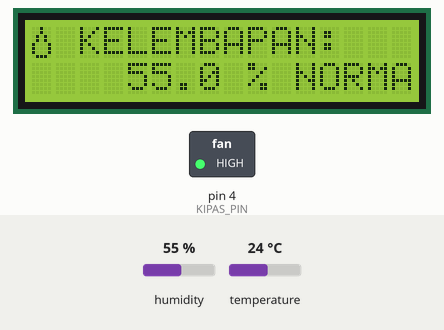
The sketch below on a simulated Arduino Uno, built with avr-gcc and run on an emulated ATmega328P. Parts: 16×2 character LCD, switched loads named in the sketch (green lamp = pin HIGH). Inputs (shaded band) come from the test bench; at power-on: temperature 24 °C, humidity 55 %. Pins used as bus, display or sensor lines are not drawn; what the sketch prints to the serial monitor is not drawn.

Above: at 4.9 s.
5.0 s: temperature set to 34 °C
At 6.6 s:
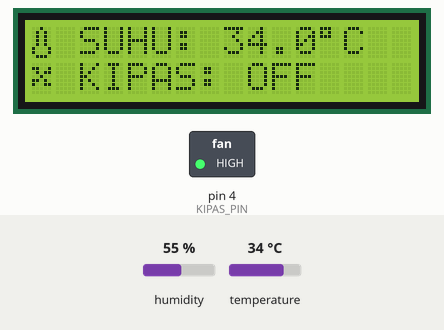
8.4 s: temperature set to 37 °C
At 10.3 s:
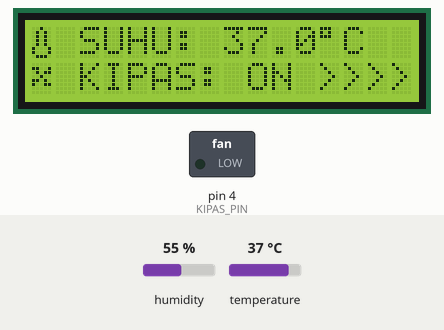
14.4 s: humidity set to 22 %
At 18.1 s:
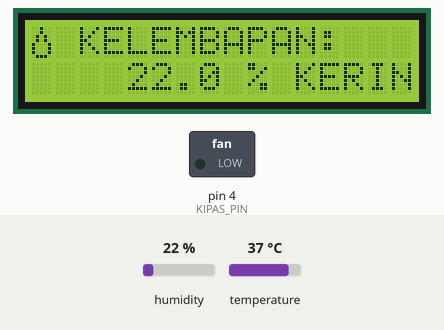
20.4 s: humidity set to 38 %
At 22.2 s:
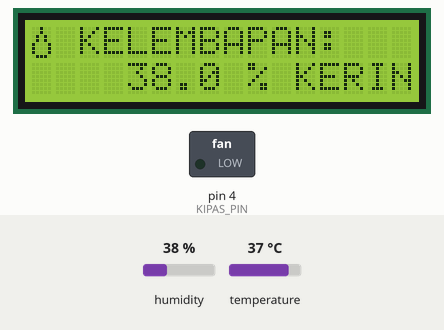
24.0 s: humidity set to 41 %
At 26.5 s:
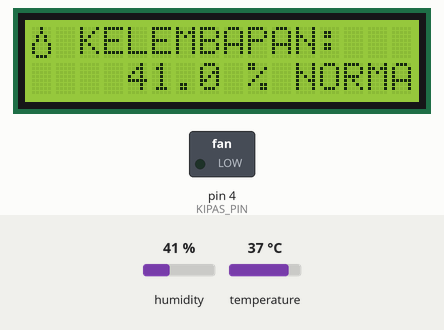
28.2 s: humidity set to 69 %
At 30.7 s:
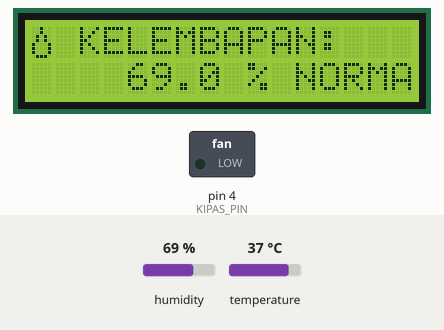
32.4 s: humidity set to 72 %
Timing chart, 0 to 35.4 s (numbered marks = the images above; inputs shaded):
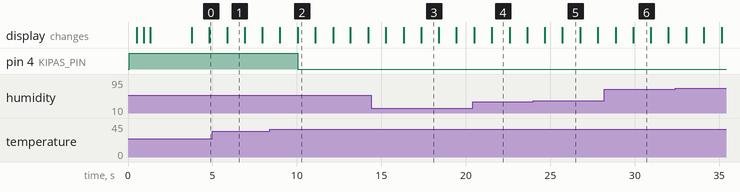

The sketch:

Kipas_Otomatis.ino
```cpp
#include <DHT.h>
#include <Wire.h>
#include <LiquidCrystal_I2C.h>

// Konstanta
#define DHTPIN 2      // Pin data sensor DHT
#define DHTTYPE DHT11 // Tipe sensor DHT
#define POWER_PIN 3   // Pin untuk suplai daya ke sensor
#define KIPAS_PIN 4   // Pin output untuk kipas

// Karakter khusus
byte thermometerIcon[8] = {
    B00100,
    B01010,
    B01010,
    B01010,
    B01010,
    B10001,
    B10001,
    B01110};

byte dropletIcon[8] = {
    B00100,
    B00100,
    B01010,
    B01010,
    B10001,
    B10001,
    B10001,
    B01110};

byte fanIcon[8] = {
    B00000,
    B11001,
    B01011,
    B00100,
    B11010,
    B10011,
    B00000,
    B00000};

// Inisialisasi objek
DHT dht(DHTPIN, DHTTYPE);
LiquidCrystal_I2C lcd(0x27, 16, 2); // Alamat I2C untuk LCD

// Variabel untuk animasi
int animationState = 0;
unsigned long lastUpdateTime = 0;
const unsigned long updateInterval = 500; // Interval animasi (ms)

void setup()
{
    lcd.init();
    lcd.backlight();

    // Buat karakter khusus
    lcd.createChar(0, thermometerIcon);
    lcd.createChar(1, dropletIcon);
    lcd.createChar(2, fanIcon);

    pinMode(POWER_PIN, OUTPUT);
    digitalWrite(POWER_PIN, HIGH); // Aktifkan sensor dari awal

    pinMode(KIPAS_PIN, OUTPUT);
    digitalWrite(KIPAS_PIN, HIGH); // Pastikan kipas mati saat startup (asumsi active-LOW)

    Serial.begin(9600);
    Serial.println("Sistem Kipas Otomatis dengan DHT11");

    // Tampilan awal
    lcd.clear();
    lcd.setCursor(0, 0);
    lcd.print(" SISTEM MONITOR ");
    lcd.setCursor(0, 1);
    lcd.print("  SUHU & KELEMBAPAN  ");

    // Animasi teks berjalan untuk judul
    for (int i = 0; i < 4; i++)
    {
        lcd.scrollDisplayLeft();
        delay(400);
    }

    // Delay untuk memastikan sensor siap
    delay(2000);

    dht.begin();
}

void loop()
{
    // Baca suhu dan kelembapan dengan delay sesuai spesifikasi DHT11
    float suhu = dht.readTemperature();
    float kelembapan = dht.readHumidity();

    unsigned long currentTime = millis();

    // Cek jika pembacaan valid
    if (isnan(suhu) || isnan(kelembapan))
    {
        Serial.println("Gagal membaca sensor DHT11!");
        lcd.clear();
        lcd.setCursor(0, 0);
        lcd.print("Error Sensor!");
        lcd.setCursor(0, 1);
        lcd.print("Cek Koneksi");
        delay(2000);
        return;
    }

    // Tampilkan data ke Serial Monitor
    Serial.print("Suhu: ");
    Serial.print(suhu, 1);
    Serial.print(" °C, Kelembapan: ");
    Serial.print(kelembapan, 1);
    Serial.println(" %");

    // Tampilkan ke LCD dengan animasi bergantian
    if (currentTime - lastUpdateTime >= updateInterval)
    {
        lastUpdateTime = currentTime;

        if (animationState == 0)
        {
            // Tampilan suhu
            lcd.clear();
            lcd.setCursor(0, 0);
            lcd.write(byte(0)); // Ikon termometer
            lcd.print(" SUHU: ");
            lcd.print(suhu, 1);
            lcd.print((char)223); // Simbol derajat
            lcd.print("C");

            // Status kipas di baris kedua
            lcd.setCursor(0, 1);
            if (suhu > 35.0)
            {
                lcd.write(byte(2)); // Ikon kipas
                lcd.print(" KIPAS: ON ");
                // Animasi kipas berputar
                lcd.print(">>>>>");
            }
            else
            {
                lcd.write(byte(2)); // Ikon kipas
                lcd.print(" KIPAS: OFF");
            }
        }
        else
        {
            // Tampilan kelembapan
            lcd.clear();
            lcd.setCursor(0, 0);
            lcd.write(byte(1)); // Ikon tetesan air
            lcd.print(" KELEMBAPAN:");
            lcd.setCursor(0, 1);
            lcd.print("    ");
            lcd.print(kelembapan, 1);
            lcd.print(" %");

            // Evaluasi kelembapan
            if (kelembapan < 40)
            {
                lcd.print(" KERING");
            }
            else if (kelembapan > 70)
            {
                lcd.print(" LEMBAP");
            }
            else
            {
                lcd.print(" NORMAL");
            }
        }

        // Ganti status animasi untuk tampilan bergantian
        animationState = 1 - animationState;
    }

    // Kontrol kipas berdasarkan suhu
    if (suhu > 35.0)
    {
        digitalWrite(KIPAS_PIN, LOW); // Kipas menyala (active-LOW)
        Serial.println("Kipas: ON");
    }
    else
    {
        digitalWrite(KIPAS_PIN, HIGH); // Kipas mati (inactive-HIGH)
        Serial.println("Kipas: OFF");
    }

    // Delay pembacaan berikutnya (lebih singkat untuk animasi yang mulus)
    delay(1000);
}
```

Measured:
- the behaviour switches between 35 and 36 °C on temperature (found by bisection; images 1 and 2)
- the behaviour switches between 39 and 40 % on humidity (found by bisection; images 4 and 5)
- after the input at 5.0 s, the display: changes after 0.87 s (image 1)
- after the input at 8.4 s, pin 4 (KIPAS_PIN): HIGH → LOW after 1.6 s; the display: first differs from a run without the input after 1.6 s (image 2)
- after the input at 14.4 s, the display: first differs from a run without the input after 3.0 s (image 3)
- after the input at 20.4 s, the display: first differs from a run without the input after 1.1 s (image 4)
- after the input at 24.0 s, the display: first differs from a run without the input after 1.7 s (image 5)
- after the input at 28.2 s, the display: first differs from a run without the input after 1.7 s (image 6)
